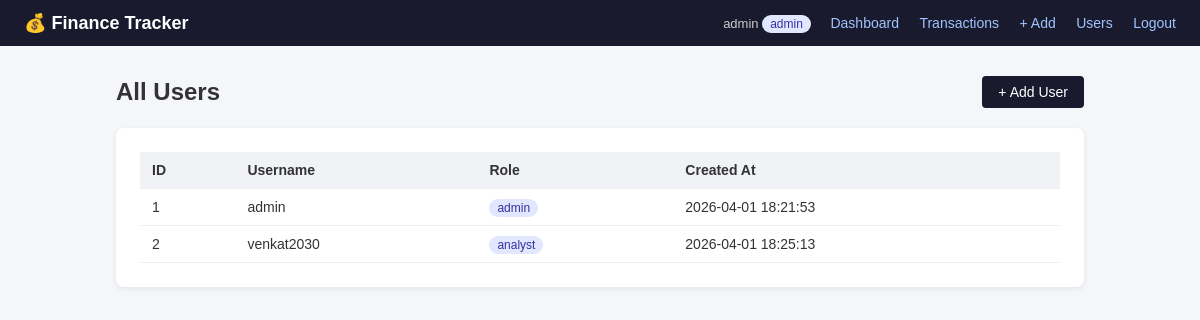
The page /users (signed in) on the database as committed earlier.
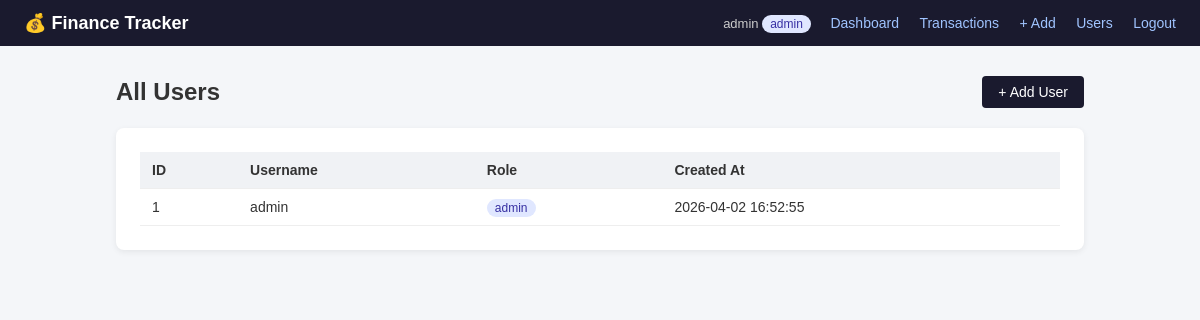
The same page on the database as committed later.
### tables this page shows
CREATE TABLE users (
            id INTEGER PRIMARY KEY AUTOINCREMENT,
            username TEXT UNIQUE NOT NULL,
            password TEXT NOT NULL,
            role TEXT NOT NULL CHECK(role IN ('viewer', 'analyst', 'admin')),
            created_at TEXT DEFAULT (datetime('now'))
        );

### routes/auth.py (the view)
@auth_bp.route('/users')
def list_users():
    if session.get('role') != 'admin':
        flash("Access denied.", "error")
        return redirect(url_for('transactions.list_transactions'))
    users = get_all_users()
    return render_template('users.html', users=users)

### database.py (called while the page is built)
def get_connection():
    conn = sqlite3.connect(DATABASE)
    conn.row_factory = sqlite3.Row
    return conn

### models/user.py (called while the page is built)
def get_all_users():
    conn = get_connection()
    cursor = conn.cursor()
    cursor.execute("SELECT id, username, role, created_at FROM users")
    users = cursor.fetchall()
    conn.close()
    return [dict(u) for u in users]

### templates/users.html
{% extends 'base.html' %}
{% block content %}
<div style="display:flex; justify-content:space-between; align-items:center; margin-bottom:20px;">
    <h2>All Users</h2>
    <a href="{{ url_for('auth.register') }}" class="btn btn-primary">+ Add User</a>
</div>
<div class="card">
    <table>
        <tr><th>ID</th><th>Username</th><th>Role</th><th>Created At</th></tr>
        {% for u in users %}
        <tr>
            <td>{{ u.id }}</td>
            <td>{{ u.username }}</td>
            <td><span class="role-badge">{{ u.role }}</span></td>
            <td>{{ u.created_at }}</td>
        </tr>
        {% endfor %}
    </table>
</div>
{% endblock %}

Rows that differ between the two databases and show on the page:
removed users: id "2", username "venkat2030", role "analyst", created_at "2026-04-01 18:25:13"
changed users "admin": created_at "2026-04-01 18:21:53" → "2026-04-02 16:52:55"
